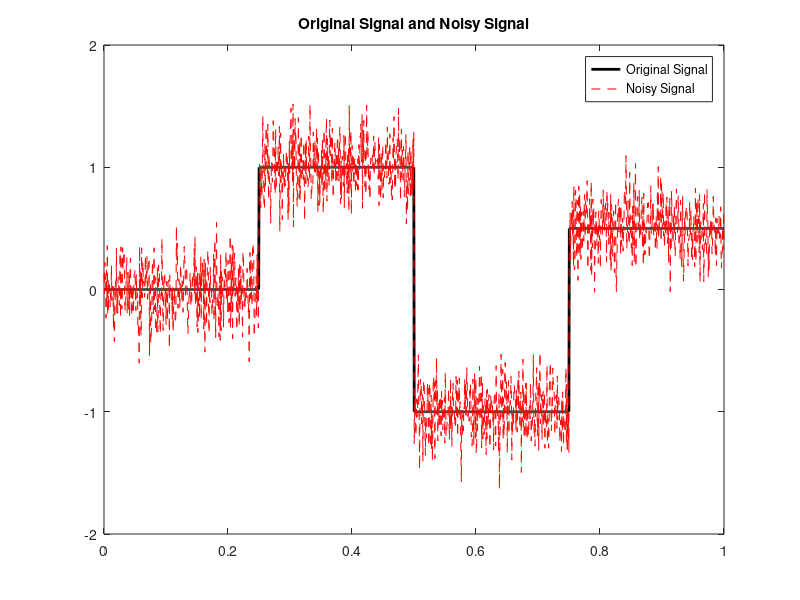

Here is the MATLAB script that generated this plot: (Note: this script raises an error after producing the figure.)
% Generate a synthetic 1D piecewise constant signal
n = 1500; % Length of the signal
f = zeros(n, 1);

segLength = round(n / 4); % Divide signal into 4 equal parts
x = linspace(0,1,n);
f(1:segLength) = 0; %First semgent
f(segLength+1:2*segLength) = 1;        % Second segment
f(2*segLength+1:3*segLength) = -1;     % Third segment
f(3*segLength+1:end) = 0.5;                 % Fourth segment

% Add Gaussian noise to the signal
noise_std = 0.2;      % Standard deviation of the noise
f_noisy = f + noise_std * randn(size(f));

% Plot the original clean signal and the noisy signal
figure;
plot(x,f, 'k-', 'LineWidth', 2, 'DisplayName', 'Original Signal');
hold on;
plot(x,f_noisy, 'r--', 'DisplayName', 'Noisy Signal');
title('Original Signal and Noisy Signal');
legend show;

h = (x(end)-x(1)) /(N-1); % uniform grid spacing
alpha = (10*h)^2;
% Set Chambolle-Pock algorithm parameters
lambda = 0.25;%/(1*h)^2;%0.2;         % Regularization parameter
tau = 2*h;           % Step size for the primal variable
sigma = 2*h;         % Step size for the dual variable
theta = 1;            % Over-relaxation parameter
maxIter = 150000;       % Maximum number of iterations
tol = 1e-6;           % Convergence tolerance

% Run Chambolle-Pock 1D ROF algorithm

proxf = @(p) proxIndicatorLinf(p, sigma);%proxIndicatorLinf %%General prox
proxg = @(u) proxLsquared(u,tau*lambda, f); %%%General prox

D = derivative(x);% Forward finite difference operator
u0 = f_noisy;

[u, iter] = chambollePock(u0, tau, sigma, theta,maxIter,tol,D,proxf,proxg);

% Plot the denoised signal
figure;
plot(x,f, 'k-', 'LineWidth', 2, 'DisplayName', 'Original Signal');
hold on;
plot(x,f_noisy, 'r--', 'DisplayName', 'Noisy Signal');
plot(x,u, 'b', 'LineWidth', 2, 'DisplayName', 'Denoised Signal (ROF)');
title('Original, Noisy, and Denoised Signals');
legend show;

% Display the number of iterations
fprintf('Chambolle-Pock algorithm converged in %d iterations.\n', iter);



function [u, iter] = chambollePock(u0, tau, sigma, theta, maxIter, tol,D,proxSigmaF,proxTauG)
u = u0;
p = zeros(size(u0));
uNew = u;
for iter = 1:maxIter
    p = proxSigmaF(p + sigma*D*uNew);
    uOld = u;
    u = proxTauG(u - tau * D'*p);
    uNew = u + theta * (u - uOld);
    if norm(u - uOld) / norm(u) < tol
        break;
    end
end
end

function p = proxIndicatorLinf(p, lambda)
    p = (lambda*p)./ max(lambda,abs(p));
end

function p = proxIndicatorL2(p, lambda)
    p = p * min(1, lambda / norm(p, 2));
end

function u = proxLsquared(u, tau, f)
    % Proximal operator for the l2-norm squared term
    u = (u + tau * f) / (1 + tau);
end

function D = derivative(x)
D = derivativeCentral(x);
%D = derivativeBackward(x);
end

function divP = divergence(p,D)
divP = D'*p;
end


function [D] = derivativeBackward(x)
N = length(x);
h = (x(end)-x(1)) /(N-1); 
xb = x(2:end)-x(1:end-1);
B = zeros(N,2);
B(2:N,1)=-1./xb; B(2:N,2)=1./xb;
dx = x(2)-x(1); B(1,1)=-1/dx;B(1,2)=1/dx;
D = spdiags(B,[-1 0],N,N);
%D = D*h;
D = D;
end

function [D] = derivativeCentral(x)
N = length(x);
h = (x(end)-x(1)) /(N-1); 
dxm = x(2:end-1)-x(1:end-2);
dxp = x(3:end)-x(2:end-1);
a = -dxp./(dxm.*(dxm+dxp));
b = (dxp - dxm)./(dxm.*dxp);
c = dxm./(dxp.*(dxm+dxp));
A = zeros(N,3); A(2:N-1,1)=a; A(2:N-1,2)=b; A(2:N-1,3)=c;
dx = x(2)-x(1); A(1,1)=-1/dx;A(1,2)=0;A(1,3)=1/dx;
dx = x(end)-x(end-1); A(end,1)=-1/dx;A(end,2)=0;A(end,3)=1/dx;
D = spdiags(A,[-1 0 1],N,N);
%D = D*h;
D = D;
end
